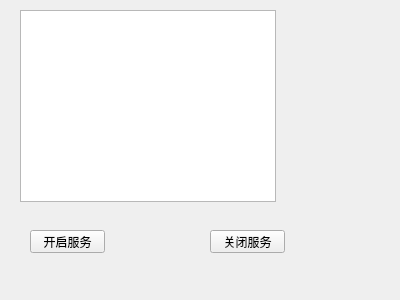
<?xml version="1.0" encoding="UTF-8"?>
<ui version="4.0">
 <class>Widget</class>
 <widget class="QWidget" name="Widget">
  <property name="geometry">
   <rect>
    <x>0</x>
    <y>0</y>
    <width>400</width>
    <height>300</height>
   </rect>
  </property>
  <property name="windowTitle">
   <string>Widget</string>
  </property>
  <widget class="QPushButton" name="pushButton">
   <property name="geometry">
    <rect>
     <x>30</x>
     <y>230</y>
     <width>75</width>
     <height>23</height>
    </rect>
   </property>
   <property name="text">
    <string>开启服务</string>
   </property>
  </widget>
  <widget class="QListWidget" name="listWidget">
   <property name="geometry">
    <rect>
     <x>20</x>
     <y>10</y>
     <width>256</width>
     <height>192</height>
    </rect>
   </property>
  </widget>
  <widget class="QPushButton" name="pushButton_2">
   <property name="geometry">
    <rect>
     <x>210</x>
     <y>230</y>
     <width>75</width>
     <height>23</height>
    </rect>
   </property>
   <property name="text">
    <string>关闭服务</string>
   </property>
  </widget>
 </widget>
 <layoutdefault spacing="6" margin="11"/>
 <resources/>
 <connections/>
</ui>
